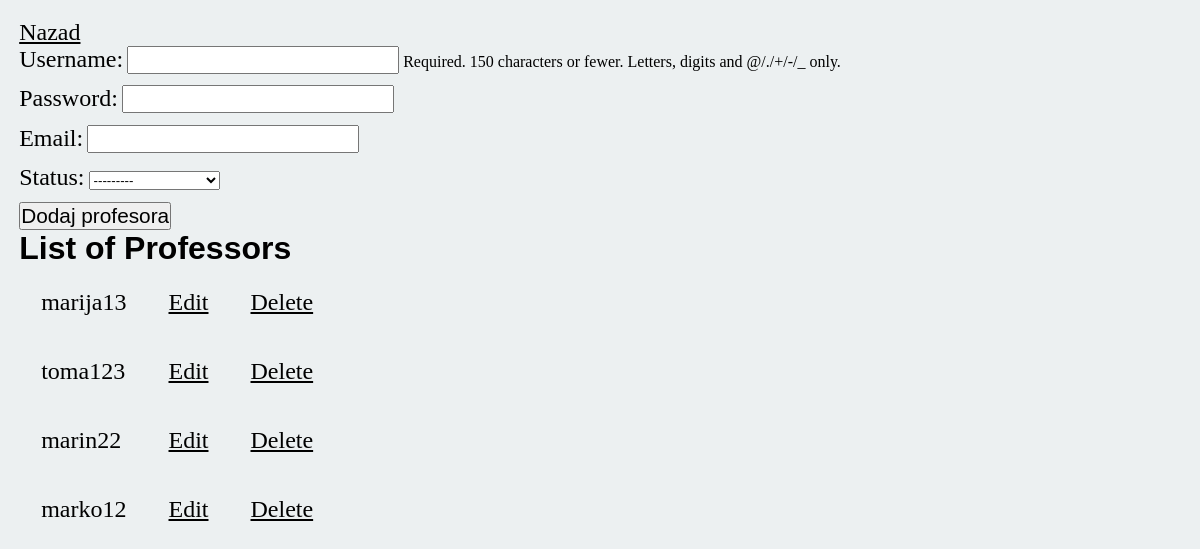
Screenshot of /add_professor/ (signed in) with the database file from the repository.
### app/models.py (models this page shows, shortened)
class Korisnik(AbstractUser):
    STATUS = (('none', 'None'), ('izv', 'izvanredni student'), ('red', 'redovni student'))
    status = models.CharField(max_length = 50, choices = STATUS)
    role = models.ForeignKey(Uloga,on_delete=models.CASCADE,blank=True, null=True)
    email = models.EmailField(unique=True)

### app/decorators.py (the view)
    def wrap(request,*args, **kwargs):
        str_request = str(request.user.role).lower()
        if str_request == correct_role:
            return function(request,*args, **kwargs)
        else:
            if str_request == another_role:
                return redirect(first_url)
            else:
                return redirect(second_url)

### app/forms.py (shortened to what this page needs)
class ProfessorForm(ModelForm):
       class Meta :
                model = Korisnik
                fields = ['username','password','email','status','role']
                widgets={
                       'password': forms.PasswordInput(),
                       'role':forms.HiddenInput(),
                }
       def __init__(self,*args, **kwargs):
              super(ProfessorForm, self).__init__(*args, **kwargs)
              self.fields['role'].initial = 8

### app/models.py (called while the page is built)
    def __str__(self):
        return self.role

### app/views.py (called while the page is built, shortened)
@login_required(login_url='login')
@admin_required
def add_professor(request):
    if request.method == 'GET':
        form = ProfessorForm()
        professors = Korisnik.objects.filter(role_id = 8)
        return render(request, 'add_professor.html', {"form":form,"professors":professors})

### app/templates/add_professor.html (shortened to what this page needs)
{% extends 'base.html' %}
{% block add_professor %}
<section class="add_professor">
        <a href="{% url 'main'%}">Nazad</a>
        <form method="POST" >
                {{form.as_p}}
                <input type="submit" value="Dodaj profesora" id="submit_btn">
        </form>
        <h2>List of Professors</h2>
            <ul>
                <table>
                {% for professor in professors %}
                    <tr>
                        <td><li>{{ professor.username }}</li></td>
                        <td><a href="{%url 'update_professor' professor.id %}" >Edit          </a></td>
                        <td><a href="{%url 'delete_professor' professor.id %}">Delete        </a></td>
                    </tr>
                {% endfor %}
            </table>
            </ul>
</section>
{% endblock %}

### app/static/style.css (style rules this page uses)
* { margin: 0; padding: 0; box-sizing: border-box; }
body { margin: 1rem; padding: 0.2rem; background-color: #ecf0f1; }
h2 { font-size: 2rem; font-family: Helvetica, sans-serif; }
td { padding: 20px; margin: 10px; }
td li { list-style-type: none; font-size: 1.5rem; }
a,label { font-size: 1.5rem; color: black; }
input { font-size: 1.3rem; }
p { margin-bottom: 0.7rem; }

### rows the page displays
Korisnik: username "marija13"
Korisnik: username "toma123"
Korisnik: username "marin22"
Korisnik: username "marko12"
